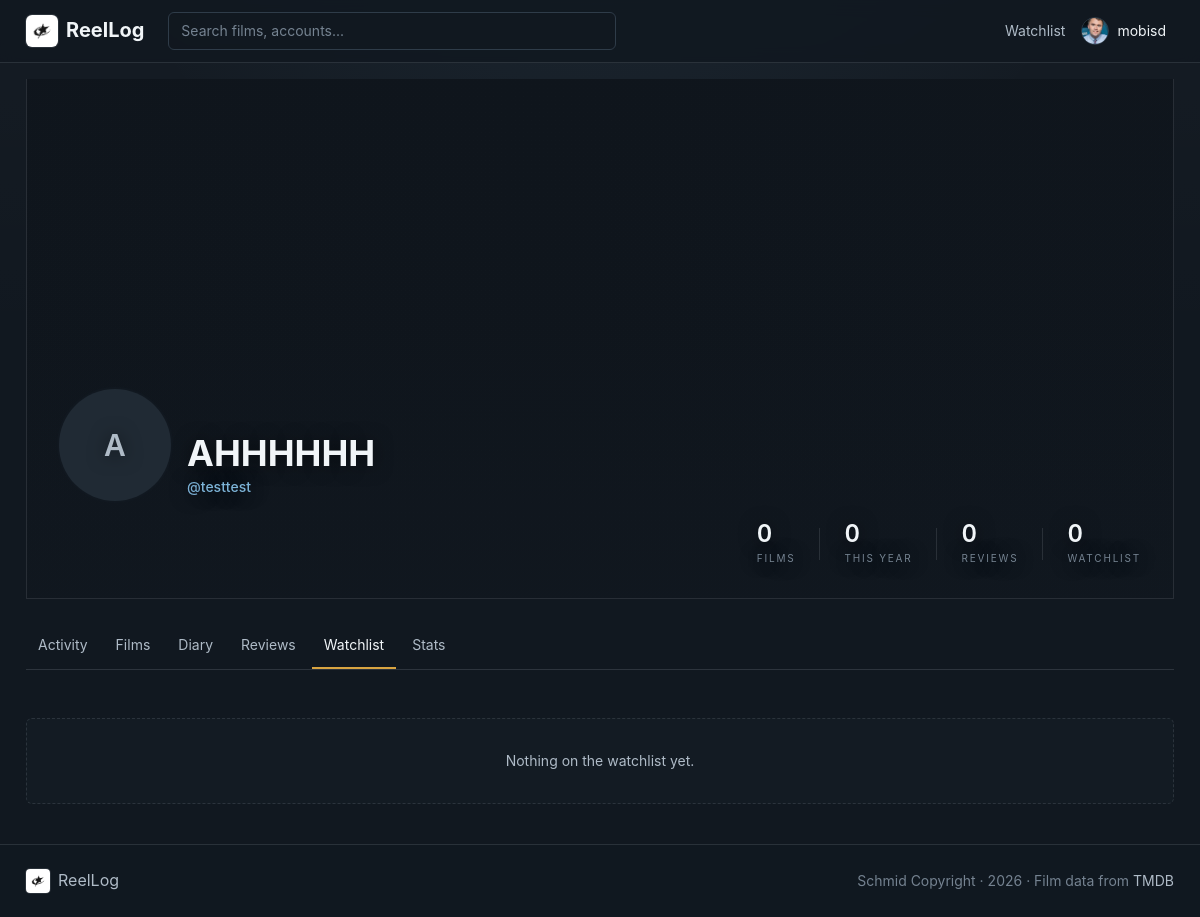
Screenshot of /testtest/watchlist (signed in) with the database file from the repository.
### app/models.py (models this page shows, shortened)
class User(UserMixin, db.Model):
    __tablename__ = "users"
    id = db.Column(db.Integer, primary_key=True)
    username = db.Column(db.String(20), unique=True, nullable=False, index=True)
    email = db.Column(db.String(255), unique=True, nullable=False)
    password_hash = db.Column(db.String(255), nullable=False)
    display_name = db.Column(db.String(80), nullable=True)
    bio = db.Column(db.Text, nullable=True)
    avatar_url = db.Column(db.String(500), nullable=True)
    backdrop_url = db.Column(db.String(500), nullable=True)
    created_at = db.Column(db.DateTime, default=datetime.utcnow, nullable=False)
    logs = db.relationship(
        "LogEntry",
        back_populates="user",
        cascade="all, delete-orphan",
        order_by=lambda: (LogEntry.created_at.desc(), LogEntry.id.desc()),
    )
    watchlist = db.relationship(
        "WatchlistItem",
        back_populates="user",
        cascade="all, delete-orphan",
        order_by="WatchlistItem.added_at.desc()",
    )
    favorite_films = db.relationship(
        "UserFavoriteFilm",
        back_populates="user",
        cascade="all, delete-orphan",
        order_by="UserFavoriteFilm.position.asc()",
    )
    @property
    def name(self) -> str:
        return self.display_name or self.username
    @property
    def films_watched(self) -> int:
        return len({log.film_id for log in self.logs})
    @property
    def films_watched_this_year(self) -> int:
        year = date.today().year
        return len(
            {
                log.film_id
                for log in self.logs
                if log.watched_on and log.watched_on.year == year
            }
        )
    @property
    def review_count(self) -> int:
        return sum(1 for log in self.logs if (log.review or "").strip())
    @property
    def watchlist_count(self) -> int:
        return len(self.watchlist)
    image_overrides = db.relationship(
        "UserFilmImage",
        back_populates="user",
        cascade="all, delete-orphan",
    )

### app/users/routes.py (the view)
@users_bp.route("/<username>/watchlist")
def watchlist(username: str):
    user = _get_user_or_404(username)
    items = (
        WatchlistItem.query.options(joinedload(WatchlistItem.film))
        .filter_by(user_id=user.id)
        .order_by(WatchlistItem.added_at.desc())
        .all()
    )
    return render_template("watchlist.html", user=user, items=items)

### app/__init__.py (called while the page is built)
def _register_template_globals(app: Flask) -> None:
    from datetime import date
    from .images import effective_backdrop_url, effective_poster_url
    @app.context_processor
    def inject_globals():
        today = date.today()
        return {
            "current_year": today.year,
            "today_iso": today.isoformat(),
            "effective_poster_url": effective_poster_url,
            "effective_backdrop_url": effective_backdrop_url,
        }

### app/models.py (called while the page is built)
@login_manager.user_loader
def load_user(user_id: str):
    return db.session.get(User, int(user_id))

### app/users/routes.py (called while the page is built)
def _get_user_or_404(username: str) -> User:
    username = normalise_username(username)
    user = User.query.filter_by(username=username).first()
    if user is None:
        abort(404)
    return user

### app/validators.py (called while the page is built)
def normalise_username(raw: str) -> str:
    return (raw or "").strip().lower()

### app/templates/watchlist.html (shortened to what this page needs)
{% extends "base.html" %}
{% from "partials/macros.html" import film_poster, empty_state with context %}
{% block content %}
  {% set active = 'watchlist' %}
  {% include "partials/profile_header.html" %}
  {% if items %}
    <div class="poster-grid">
      {% for item in items %}{{ film_poster(item.film) }}{% endfor %}
    </div>
  {% else %}
    {{ empty_state("Nothing on the watchlist yet.", "🍿") }}
  {% endif %}
{% endblock %}

### app/templates/partials/macros.html (shortened to what this page needs)
{% macro avatar(user, size_class="h-24 w-24", text_class="text-3xl") %}
  {% if user.avatar_url %}
    <img src="{{ user.avatar_url }}" alt="{{ user.name }}" class="{{ size_class }} shrink-0 rounded-full object-cover ring-2 ring-bg" />
  {% else %}
    <span class="{{ size_class }} {{ text_class }} flex shrink-0 items-center justify-center rounded-full bg-surface-2 font-semibold text-text-dim ring-2 ring-bg">{{ user.name[0]|upper }}</span>
  {% endif %}
{% endmacro %}
{% macro empty_state(message, icon=None) %}
  <div class="rounded-md border border-dashed border-line bg-surface/40 px-5 py-8 text-center">
    <p class="text-sm text-text-dim">{{ message }}</p>
  </div>
{% endmacro %}

### app/templates/partials/nav.html (shortened to what this page needs)
<header class="sticky top-0 z-40 border-b border-line bg-bg/85 backdrop-blur">
  <nav class="mx-auto flex max-w-content items-center gap-4 px-4 py-3" aria-label="Primary">
    <a href="{{ url_for('films.index') }}" class="flex shrink-0 items-center gap-2 font-title text-xl font-bold text-text transition hover:text-link">
      <img src="{{ url_for('static', filename='img/66ddd0a43433943549bd2beb9cec5273.jpg') }}" alt="" class="brand-logo ring-1 ring-line" />
      <span>ReelLog</span>
    </a>
    <form action="{{ url_for('films.search') }}" method="get" role="search" class="relative ml-2 max-w-md flex-1" data-live-search>
      <input id="nav-search" type="search" name="q" value="{{ request.args.get('q', '') if request.endpoint == 'films.search' else '' }}" placeholder="Search films, accounts..." autocomplete="off" class="input pr-9" data-search-input />
    </form>
    <div class="ml-auto flex items-center gap-2">
      {% if current_user.is_authenticated %}
        <a href="{{ url_for('users.watchlist', username=current_user.username) }}" class="hidden text-sm text-text-dim transition hover:text-link sm:inline">Watchlist</a>
        <details class="relative" data-menu>
          <summary class="flex cursor-pointer list-none items-center gap-2 rounded-md px-2 py-1 transition hover:bg-surface-2">
            {% if current_user.avatar_url %}
              <img src="{{ current_user.avatar_url }}" alt="" class="h-7 w-7 rounded-full border border-border object-cover" />
            {% else %}
              <span class="flex h-7 w-7 items-center justify-center rounded-full bg-surface-2 text-xs font-semibold text-text-dim">{{ current_user.name[0]|upper }}</span>
            {% endif %}
            <span class="hidden text-sm sm:inline">{{ current_user.name }}</span>
          </summary>
        </details>
      {% else %}
        <a href="{{ url_for('auth.login') }}" class="btn-ghost">Log in</a>
        <a href="{{ url_for('auth.register') }}" class="btn-primary">Sign up</a>
      {% endif %}
    </div>
  </nav>
</header>

### app/templates/partials/profile_header.html (shortened to what this page needs)
{% from "partials/macros.html" import avatar with context %}
<section class="-mx-4 -mt-10 mb-12 overflow-hidden">
  <div class="mx-auto max-w-content px-4">
    <div class="profile-hero relative overflow-hidden border-x border-b border-line">
      <div class="profile-hero-shade"></div>
      <div class="profile-hero-content">
        <div class="flex flex-col gap-5 lg:flex-row lg:items-end lg:justify-between">
        <div class="flex items-end gap-4">
            {% if user.avatar_url %}
              <button type="button" class="rounded-full transition hover:scale-[1.03] focus:outline-none focus:ring-2 focus:ring-link focus:ring-offset-2 focus:ring-offset-bg" data-avatar-open aria-label="Open {{ user.name }} profile picture">
                {{ avatar(user, "h-24 w-24 sm:h-28 sm:w-28", "text-3xl") }}
              </button>
            {% else %}
              {{ avatar(user, "h-24 w-24 sm:h-28 sm:w-28", "text-3xl") }}
            {% endif %}
            <div class="pb-1">
              <h1 class="font-title text-3xl font-bold tracking-tight sm:text-4xl">{{ user.name }}</h1>
              <p class="mt-1 text-sm font-medium text-link">@{{ user.username }}</p>
            </div>
          </div>
        </div>
        <div class="mt-5 flex flex-col gap-5 lg:flex-row lg:items-end lg:justify-between">
          <dl class="flex flex-wrap items-center gap-x-6 gap-y-3 [font-variant-numeric:tabular-nums]">
            {% set stats = [
              ('Films', user.films_watched),
              ('This year', user.films_watched_this_year),
              ('Reviews', user.review_count),
              ('Watchlist', user.watchlist_count),
            ] %}
            {% for label, value in stats %}
              <div>
                <dd class="font-title text-2xl font-semibold leading-none">{{ value }}</dd>
                <dt class="mt-1 text-[10px] uppercase tracking-[0.18em] text-mute">{{ label }}</dt>
              </div>
            {% endfor %}
          </dl>
        </div>
      </div>
    </div>
    <nav class="profile-tabs mt-6 flex flex-wrap gap-1 text-sm" aria-label="Profile sections">
      {% set tabs = [
        ('activity', 'Activity', url_for('users.profile', username=user.username)),
        ('films', 'Films', url_for('users.films', username=user.username)),
        ('diary', 'Diary', url_for('users.diary', username=user.username)),
        ('reviews', 'Reviews', url_for('users.reviews', username=user.username)),
        ('watchlist', 'Watchlist', url_for('users.watchlist', username=user.username)),
        ('stats', 'Stats', url_for('users.stats', username=user.username)),
      ] %}
      {% for key, label, href in tabs %}
        <a href="{{ href }}"
           class="shrink-0 border-b-2 px-3 py-3 {% if key == active %}border-accent text-text{% else %}border-transparent text-text-dim hover:text-text{% endif %}"
           {% if key == active %}aria-current="page"{% endif %}>{{ label }}</a>
      {% endfor %}
    </nav>
  </div>
</section>

### rows the page displays
User: avatar_url (picture), name "mobisd"
User: display_name "A", name "AHHHHHH", username "testtest"

### other values shown
{{ value }} "0" "0" "0" "0"
{{ label }} "FILMS" "THIS YEAR" "REVIEWS" "WATCHLIST"
{{ label }} "Activity" "Films" "Diary" "Reviews" "Watchlist" "Stats"
{{ message }} "Nothing on the watchlist yet."
